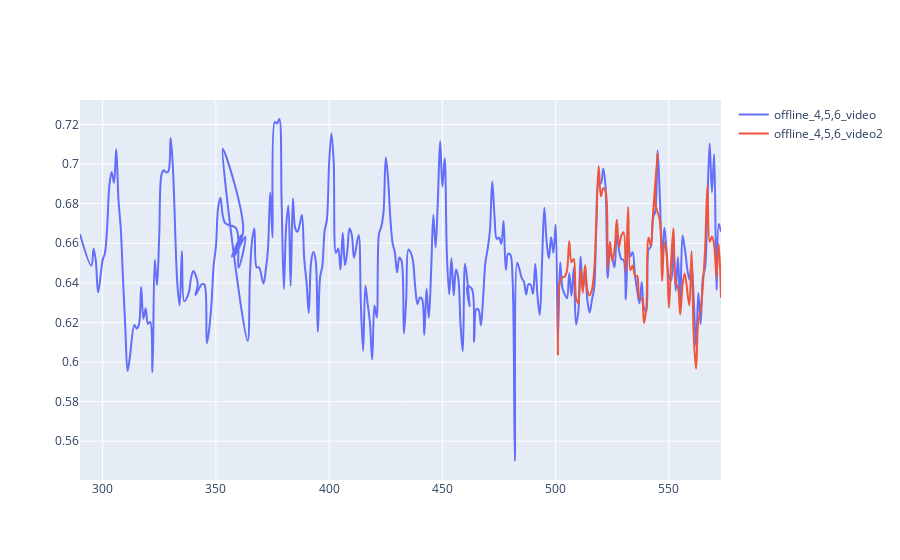

This figure's notebook cell:
### Code cell
show('group/click/weighted_time_auc')
